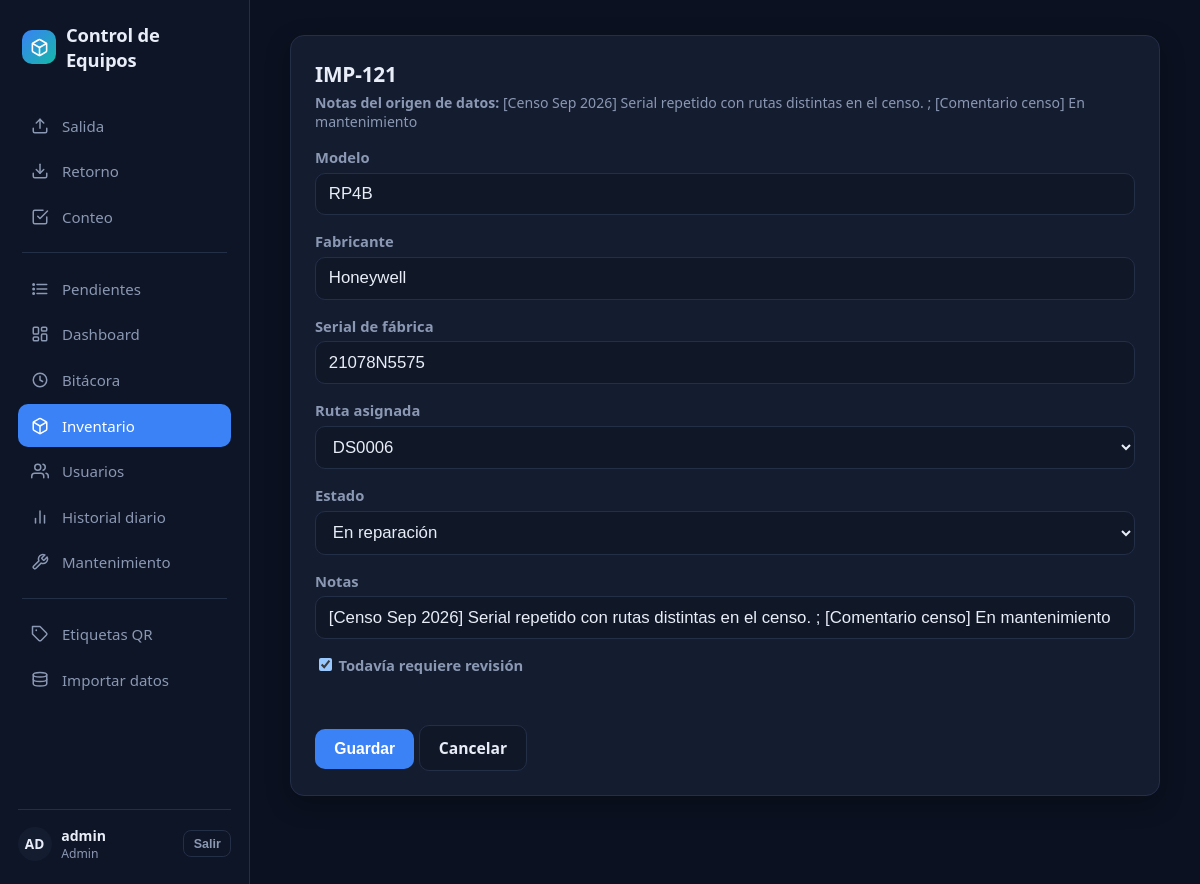
/inventario/IMP-121/editar (signed in), run on the app's committed database.
### tables this page shows
CREATE TABLE "usuarios" (
    id      INTEGER PRIMARY KEY AUTOINCREMENT,
    nombre  TEXT NOT NULL UNIQUE,
    activo  BOOLEAN NOT NULL DEFAULT 1
, password_hash TEXT NOT NULL DEFAULT '', rol TEXT NOT NULL DEFAULT 'operador' CHECK (rol IN ('admin','operador')));

CREATE TABLE equipos (
    id                 INTEGER PRIMARY KEY AUTOINCREMENT,
    id_interno         TEXT NOT NULL UNIQUE,
    tipo               TEXT NOT NULL CHECK (tipo IN ('telefono','impresora')),
    serial_fabrica     TEXT,
    numero_telefono    TEXT,
    pin_equipo         TEXT,
    modelo             TEXT,
    fabricante         TEXT,
    estado             TEXT NOT NULL DEFAULT 'activo' CHECK (estado IN ('activo','reparacion','baja')),
    notas              TEXT,
    requiere_revision  BOOLEAN NOT NULL DEFAULT 0,
    fecha_alta         TEXT NOT NULL DEFAULT (datetime('now','localtime'))
, ruta_asignada_id INTEGER REFERENCES rutas(id));

CREATE TABLE rutas (
    id          INTEGER PRIMARY KEY AUTOINCREMENT,
    codigo      TEXT NOT NULL UNIQUE,
    supervisor  TEXT,
    activa      BOOLEAN NOT NULL DEFAULT 1
);

### app/inventario.py (the view, shortened to what this page needs)
@bp.route("/<id_interno>/editar", methods=["GET", "POST"])
@requiere_admin
def editar(id_interno):
    db = get_db()
    equipo = db.execute("SELECT * FROM equipos WHERE id_interno = ?", (id_interno,)).fetchone()
    if equipo is None:
        flash(f"No existe el equipo {id_interno}.", "error")
        return redirect(url_for("inventario.listado"))
    rutas = db.execute("SELECT id, codigo FROM rutas WHERE activa = 1 ORDER BY codigo").fetchall()
    return render_template("inventario/editar.html", equipo=equipo, rutas=rutas)

### app/auth.py (called while the page is built)
def cargar_usuario(usuario_id: str):
    fila = get_db().execute(
        "SELECT id, nombre, rol FROM usuarios WHERE id = ? AND activo = 1", (usuario_id,)
    ).fetchone()
    return Usuario(fila["id"], fila["nombre"], fila["rol"]) if fila else None

def requiere_admin(vista):
    @wraps(vista)
    @login_required
    def envoltura(*args, **kwargs):
        if current_user.rol != "admin":
            abort(403)
        return vista(*args, **kwargs)
    return envoltura

### app/db.py (called while the page is built)
def get_db() -> sqlite3.Connection:
    if "db" not in g:
        g.db = sqlite3.connect(current_app.config["DATABASE"])
        g.db.row_factory = sqlite3.Row
        g.db.execute("PRAGMA foreign_keys = ON")
        g.db.execute("PRAGMA journal_mode = WAL")
        g.db.execute("PRAGMA busy_timeout = 5000")
    return g.db

### app/templates/inventario/editar.html (shortened to what this page needs)
{% extends "base.html" %}
{% block contenido %}
<div class="tarjeta">
  <h2>{{ equipo['id_interno'] }}</h2>
  {% if equipo['notas'] %}
  <p class="ayuda"><strong>Notas del origen de datos:</strong> {{ equipo['notas'] }}</p>
  {% endif %}
  <form method="post">
    <label for="modelo">Modelo</label>
    <input type="text" id="modelo" name="modelo" value="{{ equipo['modelo'] or '' }}">
    <label for="fabricante">Fabricante</label>
    <input type="text" id="fabricante" name="fabricante" value="{{ equipo['fabricante'] or '' }}">
    {% if equipo['tipo'] == 'impresora' %}
    <label for="serial_fabrica">Serial de fábrica</label>
    <input type="text" id="serial_fabrica" name="serial_fabrica" value="{{ equipo['serial_fabrica'] or '' }}">
    {% else %}
    <label for="numero_telefono">Número de línea</label>
    <input type="text" id="numero_telefono" name="numero_telefono" value="{{ equipo['numero_telefono'] or '' }}">
    {% endif %}
    <label for="ruta_asignada_id">Ruta asignada</label>
    <select id="ruta_asignada_id" name="ruta_asignada_id">
      {% for r in rutas %}
      <option value="{{ r['id'] }}" {% if r['id'] == equipo['ruta_asignada_id'] %}selected{% endif %}>{{ r['codigo'] }}</option>
      {% endfor %}
    </select>
    <label for="estado">Estado</label>
    <select id="estado" name="estado">
      <option value="reparacion" {% if equipo['estado'] == 'reparacion' %}selected{% endif %}>En reparación</option>
    </select>
    <label for="notas">Notas</label>
    <input type="text" id="notas" name="notas" value="{{ equipo['notas'] or '' }}">
    <label><input type="checkbox" name="requiere_revision" value="1" {% if equipo['requiere_revision'] %}checked{% endif %} style="width:auto; margin-right:0.4rem;">Todavía requiere revisión</label>
    <br><br>
    <button type="submit">Guardar</button>
    <a class="boton secundario" href="{{ url_for('inventario.listado') }}">Cancelar</a>
  </form>
</div>
{% endblock %}

### app/templates/base.html (shortened to what this page needs)
<!doctype html>
<html lang="es">
<head>
</head>
<body>
{% macro icono(nombre) -%}
{% if nombre == 'salida' %}<svg viewBox="0 0 24 24" fill="none" stroke="currentColor" stroke-width="2" stroke-linecap="round" stroke-linejoin="round"><path d="M21 15v4a2 2 0 0 1-2 2H5a2 2 0 0 1-2-2v-4"/><polyline points="17 8 12 3 7 8"/><line x1="12" y1="3" x2="12" y2="15"/></svg>
{%- elif nombre == 'retorno' %}<svg viewBox="0 0 24 24" fill="none" stroke="currentColor" stroke-width="2" stroke-linecap="round" stroke-linejoin="round"><path d="M21 15v4a2 2 0 0 1-2 2H5a2 2 0 0 1-2-2v-4"/><polyline points="7 10 12 15 17 10"/><line x1="12" y1="15" x2="12" y2="3"/></svg>
{%- elif nombre == 'dashboard' %}<svg viewBox="0 0 24 24" fill="none" stroke="currentColor" stroke-width="2" stroke-linecap="round" stroke-linejoin="round"><rect x="3" y="3" width="7" height="9" rx="1.5"/><rect x="14" y="3" width="7" height="5" rx="1.5"/><rect x="14" y="12" width="7" height="9" rx="1.5"/><rect x="3" y="16" width="7" height="5" rx="1.5"/></svg>
{%- elif nombre == 'bitacora' %}<svg viewBox="0 0 24 24" fill="none" stroke="currentColor" stroke-width="2" stroke-linecap="round" stroke-linejoin="round"><circle cx="12" cy="12" r="9"/><polyline points="12 7 12 12 15.5 14"/></svg>
{%- elif nombre == 'inventario' %}<svg viewBox="0 0 24 24" fill="none" stroke="currentColor" stroke-width="2" stroke-linecap="round" stroke-linejoin="round"><path d="M21 16V8a2 2 0 0 0-1-1.73l-7-4a2 2 0 0 0-2 0l-7 4A2 2 0 0 0 3 8v8a2 2 0 0 0 1 1.73l7 4a2 2 0 0 0 2 0l7-4A2 2 0 0 0 21 16z"/><polyline points="3.27 6.96 12 12.01 20.73 6.96"/><line x1="12" y1="22.08" x2="12" y2="12"/></svg>
{%- elif nombre == 'usuarios' %}<svg viewBox="0 0 24 24" fill="none" stroke="currentColor" stroke-width="2" stroke-linecap="round" stroke-linejoin="round"><path d="M17 21v-2a4 4 0 0 0-4-4H5a4 4 0 0 0-4 4v2"/><circle cx="9" cy="7" r="4"/><path d="M23 21v-2a4 4 0 0 0-3-3.87"/><path d="M16 3.13a4 4 0 0 1 0 7.75"/></svg>
{%- elif nombre == 'etiquetas' %}<svg viewBox="0 0 24 24" fill="none" stroke="currentColor" stroke-width="2" stroke-linecap="round" stroke-linejoin="round"><path d="M20.59 13.41 13.42 20.58a2 2 0 0 1-2.83 0L2 12V2h10l8.59 8.59a2 2 0 0 1 0 2.82Z"/><circle cx="7" cy="7" r="1.2" fill="currentColor" stroke="none"/></svg>
{%- elif nombre == 'datos' %}<svg viewBox="0 0 24 24" fill="none" stroke="currentColor" stroke-width="2" stroke-linecap="round" stroke-linejoin="round"><ellipse cx="12" cy="5" rx="9" ry="3"/><path d="M3 5v6c0 1.66 4 3 9 3s9-1.34 9-3V5"/><path d="M3 11v6c0 1.66 4 3 9 3s9-1.34 9-3v-6"/></svg>
{%- elif nombre == 'historial-diario' %}<svg viewBox="0 0 24 24" fill="none" stroke="currentColor" stroke-width="2" stroke-linecap="round" stroke-linejoin="round"><line x1="18" y1="20" x2="18" y2="10"/><line x1="12" y1="20" x2="12" y2="4"/><line x1="6" y1="20" x2="6" y2="14"/></svg>
{%- elif nombre == 'conteo' %}<svg viewBox="0 0 24 24" fill="none" stroke="currentColor" stroke-width="2" stroke-linecap="round" stroke-linejoin="round"><path d="M9 11l3 3L22 4"/><path d="M21 12v7a2 2 0 0 1-2 2H5a2 2 0 0 1-2-2V5a2 2 0 0 1 2-2h11"/></svg>
{%- elif nombre == 'pendientes' %}<svg viewBox="0 0 24 24" fill="none" stroke="currentColor" stroke-width="2" stroke-linecap="round" stroke-linejoin="round"><line x1="8" y1="6" x2="21" y2="6"/><line x1="8" y1="12" x2="21" y2="12"/><line x1="8" y1="18" x2="21" y2="18"/><circle cx="3.5" cy="6" r="1" fill="currentColor"/><circle cx="3.5" cy="12" r="1" fill="currentColor"/><circle cx="3.5" cy="18" r="1" fill="currentColor"/></svg>
{%- elif nombre == 'mantenimiento' %}<svg viewBox="0 0 24 24" fill="none" stroke="currentColor" stroke-width="2" stroke-linecap="round" stroke-linejoin="round"><path d="M14.7 6.3a1 1 0 0 0 0 1.4l1.6 1.6a1 1 0 0 0 1.4 0l3.77-3.77a6 6 0 0 1-7.94 7.94l-6.91 6.91a2.12 2.12 0 0 1-3-3l6.91-6.91a6 6 0 0 1 7.94-7.94l-3.76 3.76z"/></svg>
{%- endif %}
{%- endmacro %}
<div class="app-shell">
  {% if current_user.is_authenticated %}
  <aside class="sidebar">
    <a class="marca" href="{{ url_for('escaneo.salida') }}">
      <span class="icono-marca">
      </span>
      Control de Equipos
    </a>
    <nav>
      <a href="{{ url_for('escaneo.salida') }}" class="{{ 'activo' if request.endpoint == 'escaneo.salida' }}">{{ icono('salida') }}<span>Salida</span></a>
      <a href="{{ url_for('escaneo.retorno') }}" class="{{ 'activo' if request.endpoint == 'escaneo.retorno' }}">{{ icono('retorno') }}<span>Retorno</span></a>
      <a href="{{ url_for('conteo.ver') }}" class="{{ 'activo' if request.endpoint and request.endpoint.startswith('conteo.') }}">{{ icono('conteo') }}<span>Conteo</span></a>
      {% if current_user.rol == 'admin' %}
      <div class="separador"></div>
      <a href="{{ url_for('pendientes.ver') }}" class="{{ 'activo' if request.endpoint == 'pendientes.ver' }}">{{ icono('pendientes') }}<span>Pendientes</span></a>
      <a href="{{ url_for('dashboard.ver') }}" class="{{ 'activo' if request.endpoint == 'dashboard.ver' }}">{{ icono('dashboard') }}<span>Dashboard</span></a>
      <a href="{{ url_for('bitacora.ver') }}" class="{{ 'activo' if request.endpoint == 'bitacora.ver' }}">{{ icono('bitacora') }}<span>Bitácora</span></a>
      <a href="{{ url_for('inventario.listado') }}" class="{{ 'activo' if request.endpoint and request.endpoint.startswith('inventario.') }}">{{ icono('inventario') }}<span>Inventario</span></a>
      <a href="{{ url_for('usuarios.listado') }}" class="{{ 'activo' if request.endpoint and request.endpoint.startswith('usuarios.') }}">{{ icono('usuarios') }}<span>Usuarios</span></a>
      <a href="{{ url_for('historial.ver') }}" class="{{ 'activo' if request.endpoint == 'historial.ver' }}">{{ icono('historial-diario') }}<span>Historial diario</span></a>
      <a href="{{ url_for('mantenimiento.ver') }}" class="{{ 'activo' if request.endpoint and request.endpoint.startswith('mantenimiento.') }}">{{ icono('mantenimiento') }}<span>Mantenimiento</span></a>
      <div class="separador"></div>
      <a href="{{ url_for('etiquetas.ver') }}" class="{{ 'activo' if request.endpoint and request.endpoint.startswith('etiquetas.') }}">{{ icono('etiquetas') }}<span>Etiquetas QR</span></a>
      <a href="{{ url_for('datos.ver') }}" class="{{ 'activo' if request.endpoint and request.endpoint.startswith('datos.') }}">{{ icono('datos') }}<span>Importar datos</span></a>
      {% endif %}
    </nav>
    <div class="usuario-box">
      <div class="avatar">{{ current_user.nombre[:2]|upper }}</div>
      <div class="datos">
        <div class="nombre">{{ current_user.nombre }}</div>
        <div class="rol">{{ 'Admin' if current_user.rol == 'admin' else 'Operador' }}</div>
      </div>
      <form method="post" action="{{ url_for('auth.logout') }}">
        <button type="submit" class="secundario">Salir</button>
      </form>
    </div>
  </aside>
  {% endif %}
  <div class="main-area">
    <main class="{{ '' if current_user.is_authenticated else 'centrado' }}">
      {% block contenido %}{% endblock %}
    </main>
  </div>
</div>
</body>
</html>

### app/templates/base.html (style rules this page uses)
:root { color-scheme: dark; --bg: #0b1120; --bg-sidebar: #0d1526; --bg-card: #141c30; --bg-card-soft: #101828; --border: #232e47; --text: #e8edf7; --text-muted: #8b98b3; --accent: #3b82f6; --accent-dark: #2563eb; --teal: #14b8a6; --amber: #f59e0b; --red: #ef4444; --green: #22c55e; --blue: #3b82f6; --radius: 14px; }
* { box-sizing: border-box; }
body { font-family: "Segoe UI", system-ui, -apple-system, Arial, sans-serif; margin: 0; background: var(--bg); color: var(--text); -webkit-font-smoothing: antialiased; }
a { color: inherit; }
.app-shell { display: flex; min-height: 100vh; }
.sidebar { width: 250px; flex-shrink: 0; background: var(--bg-sidebar); border-right: 1px solid var(--border); display: flex; flex-direction: column; padding: 1.4rem 1.1rem; }
.sidebar .marca { display: flex; align-items: center; gap: 0.6rem; font-weight: 800; font-size: 1.15rem; letter-spacing: -0.01em; text-decoration: none; color: var(--text); margin-bottom: 2rem; padding: 0 0.3rem; }
.sidebar .marca .icono-marca { width: 34px; height: 34px; border-radius: 10px; background: linear-gradient(135deg, var(--accent), var(--teal)); display: flex; align-items: center; justify-content: center; flex-shrink: 0; }
.sidebar nav { display: flex; flex-direction: column; gap: 0.2rem; flex: 1; }
.sidebar nav a { display: flex; align-items: center; gap: 0.8rem; padding: 0.7rem 0.85rem; border-radius: 10px; color: var(--text-muted); text-decoration: none; font-size: 0.94rem; font-weight: 500; transition: background 0.12s, color 0.12s; }
.sidebar nav a svg { width: 18px; height: 18px; flex-shrink: 0; }
.sidebar nav a.activo { background: var(--accent); color: white; }
.sidebar nav .separador { height: 1px; background: var(--border); margin: 0.7rem 0.3rem; }
.sidebar .usuario-box { border-top: 1px solid var(--border); padding-top: 1rem; margin-top: 1rem; display: flex; align-items: center; gap: 0.6rem; }
.sidebar .usuario-box .avatar { width: 34px; height: 34px; border-radius: 50%; background: var(--bg-card); display: flex; align-items: center; justify-content: center; font-weight: 700; font-size: 0.85rem; flex-shrink: 0; color: var(--text); }
.sidebar .usuario-box .datos { flex: 1; min-width: 0; }
.sidebar .usuario-box .nombre { font-size: 0.88rem; font-weight: 600; white-space: nowrap; overflow: hidden; text-overflow: ellipsis; }
.sidebar .usuario-box .rol { font-size: 0.76rem; color: var(--text-muted); }
.sidebar .usuario-box button { background: transparent; border: 1px solid var(--border); color: var(--text-muted); padding: 0.35rem 0.6rem; font-size: 0.78rem; border-radius: 8px; }
.main-area { flex: 1; min-width: 0; }
main { padding: 2.2rem 2.5rem 4rem; max-width: 1180px; margin: 0 auto; }
h1, h2, h3 { font-weight: 700; letter-spacing: -0.01em; }
h2 { font-size: 1.3rem; margin: 0 0 0.9rem; }
.tarjeta { background: var(--bg-card); border: 1px solid var(--border); border-radius: var(--radius); padding: 1.5rem; box-shadow: 0 8px 24px rgba(0,0,0,0.25); margin-bottom: 1.5rem; }
label { font-weight: 600; display: block; margin-bottom: 0.35rem; font-size: 0.92rem; color: var(--text-muted); }
input[type=text], input[type=password], input[type=date], input[type=number], select { font-size: 1.05rem; padding: 0.65rem 0.8rem; width: 100%; background: var(--bg-card-soft); border: 1px solid var(--border); color: var(--text); border-radius: 10px; margin-bottom: 1rem; outline: none; transition: border-color 0.12s; }
select { appearance: auto; }
button, .boton { font-size: 0.98rem; font-weight: 600; padding: 0.7rem 1.2rem; border-radius: 10px; border: none; background: var(--accent); color: white; cursor: pointer; text-decoration: none; display: inline-block; transition: background 0.12s, transform 0.05s; }
button.secundario, .boton.secundario { background: var(--bg-card-soft); color: var(--text); border: 1px solid var(--border); }
.ayuda { color: var(--text-muted); font-size: 0.88rem; margin-top: -0.6rem; margin-bottom: 1rem; }

### data on the page
usuarios: nombre "AD", nombre "admin", rol "Admin"
equipos: id_interno "IMP-121", notas "[Censo Sep 2026] Serial repetido con rutas distintas en el censo. ; [Comentario censo] En mantenimiento", modelo "RP4B", fabricante "Honeywell", serial_fabrica "21078N5575", ruta_asignada_id "DS0006", estado "En reparación", requiere_revision "☑"
